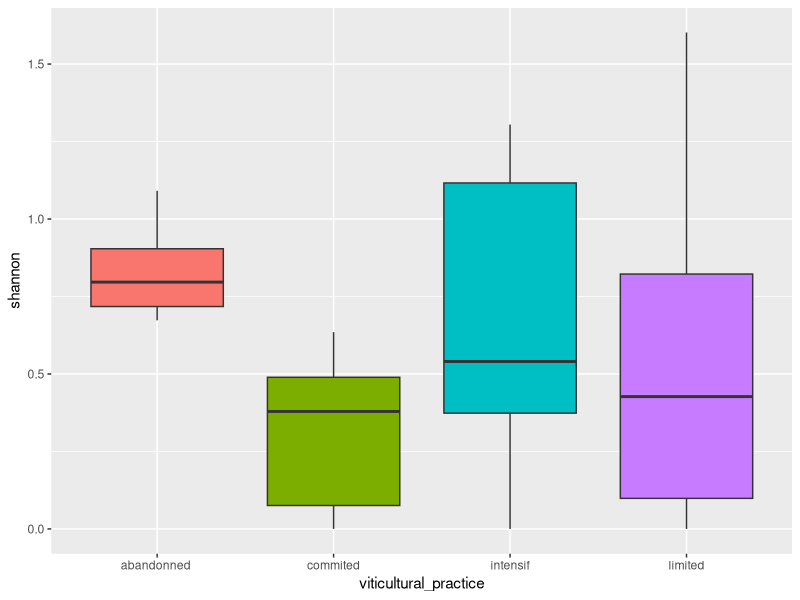

Here is the R script that generated this plot:
#loading package
library(tidyverse)

#loading data
#set your own
getwd()
setwd("C:/Users/ASUS/Documents/RStudio")  

mydata <- read.csv("shannon3.csv", sep=",")

##head
head(mydata)
summary (mydata)

#Graphique des données

library(ggplot2)

ggplot(mydata, aes(x=viticultural_practice, y=shannon, fill=viticultural_practice)) + 
  geom_boxplot()  +    
  theme(legend.position="none")

kruskal.test(mydata$shannon~mydata$viticultural_practice)
#p-value > 0.05 -> on ne peux pas rejetter H0, les groupes ont la meme distribution

pairwise.wilcox.test(mydata$shannon,mydata$viticultural_practice)
#
#Seule abandonned et commited sont différents 

